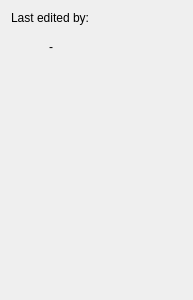
<?xml version="1.0" encoding="UTF-8"?>
<ui version="4.0">
 <class>InspectorSettings</class>
 <widget class="QWidget" name="InspectorSettings">
  <property name="geometry">
   <rect>
    <x>0</x>
    <y>0</y>
    <width>193</width>
    <height>300</height>
   </rect>
  </property>
  <layout class="QVBoxLayout">
   <item>
    <widget class="QLabel">
     <property name="text">
      <string>Last edited by:</string>
     </property>
    </widget>
   </item>
   <item>
    <layout class="QHBoxLayout">
     <item>
      <widget class="QLabel" name="lblAvatar">
       <property name="sizePolicy">
        <sizepolicy hsizetype="Fixed" vsizetype="Fixed">
         <horstretch>0</horstretch>
         <verstretch>0</verstretch>
        </sizepolicy>
       </property>
       <property name="minimumSize">
        <size>
         <width>32</width>
         <height>32</height>
        </size>
       </property>
       <property name="maximumSize">
        <size>
         <width>32</width>
         <height>32</height>
        </size>
       </property>
      </widget>
     </item>
     <item>
      <widget class="QLabel" name="lblUsername">
       <property name="text">
        <string notr="true">-</string>
       </property>
       <property name="textFormat">
        <enum>Qt::PlainText</enum>
       </property>
      </widget>
     </item>
    </layout>
   </item>
   <item>
    <spacer>
     <property name="orientation">
      <enum>Qt::Vertical</enum>
     </property>
     <property name="sizeHint" stdset="0">
      <size>
       <width>20</width>
       <height>222</height>
      </size>
     </property>
    </spacer>
   </item>
  </layout>
 </widget>
 <resources/>
 <connections/>
</ui>
